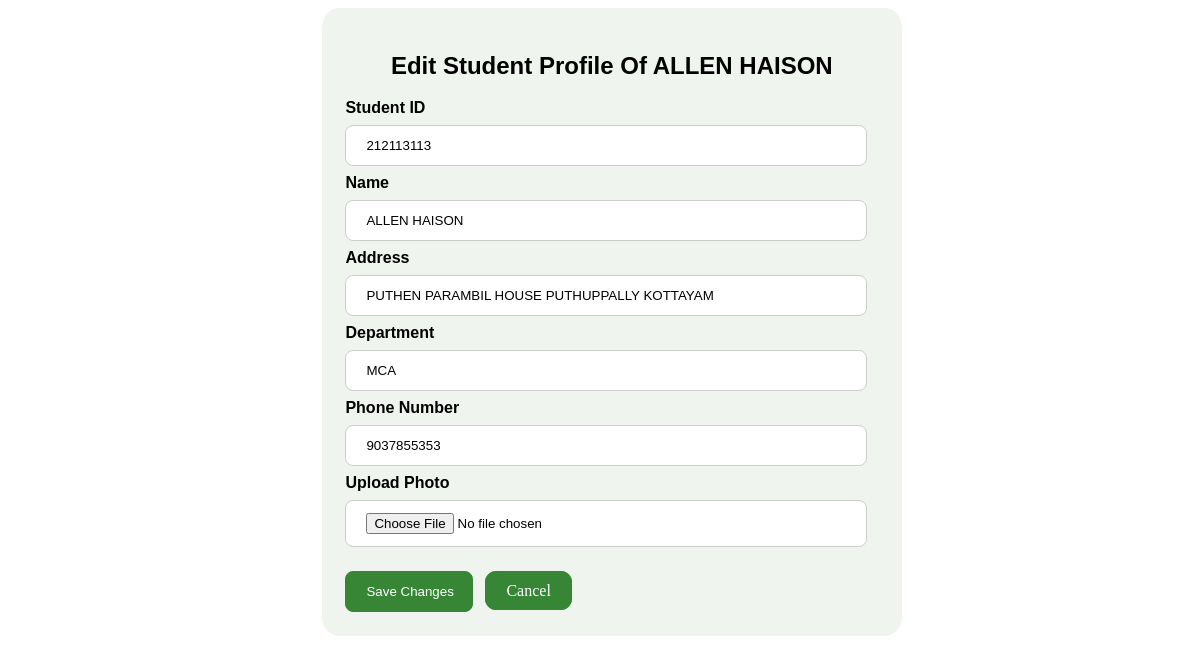
Page /students/edit/212113113/ on the committed database.
### main/models.py (models this page shows, shortened)
class Student(models.Model):
    student_id = models.CharField(max_length=10, unique=True)
    name = models.CharField(max_length=100)
    address = models.TextField()
    department = models.CharField(max_length=50)
    phone_number = models.CharField(max_length=15)
    photo = models.ImageField(upload_to='uploads/', default='uploads/default_photo.jpg')

### main/views.py (the view)
# urls.py: path('students/edit/<str:student_id>/', views.edit_student, name='edit_student'),
def edit_student(request, student_id):
    student = get_object_or_404(Student, student_id=student_id)
    if request.method == "POST":
        form = StudentForm(request.POST, request.FILES, instance=student)
        if form.is_valid():
            form.save()
            return redirect('view_students')  # Redirect to the student list page
    else:
        form = StudentForm(instance=student)
    return render(request, 'edit_student.html', {'form': form, 'student': student})

### main/forms.py
class StudentForm(forms.ModelForm):
    class Meta:
        model = Student
        fields = ['student_id', 'name', 'address', 'department', 'phone_number', 'photo']

### main/templates/edit_student.html (shortened to what this page needs)
<!DOCTYPE html>
<html lang="en">
<head>
</head>
<body>
    <div class="box">
        <h2>Edit Student Profile Of {{ student.name }}</h2>
        <form method="POST" enctype="multipart/form-data">
            <label for="student_id">Student ID</label>
            <input type="text" name="student_id" id="student_id" value="{{ student.student_id }}" placeholder="Enter the student ID" readonly>
            <label for="name">Name</label>
            <input type="text" name="name" id="name" value="{{ student.name }}" placeholder="Enter the student name">
            <label for="address">Address</label>
            <input type="text" name="address" id="address" value="{{ student.address }}" placeholder="Enter the student address">
            <label for="department">Department</label>
            <input type="text" name="department" id="department" value="{{ student.department }}" placeholder="Enter the student department">
            <label for="phone_number">Phone Number</label>
            <input type="text" name="phone_number" id="phone_number" value="{{ student.phone_number }}" placeholder="Enter the student phone number">
            <label for="photo">Upload Photo</label>
            <input type="file" name="photo" id="photo" >
            <input type="submit" value="Save Changes">
            <a href="{% url 'view_students' %}" class="view">Cancel</a>
        </form>
    </div>
</body>
</html>

### main/templates/edit_student.html (style rules this page uses)
body { background-image: url('https://img.freepik.com/free-vector/hand-drawn-back-school-background_23-2149464866.jpg?t=st=1732520448~exp=1732524048~hmac=073bca5940224197da9a8a824a62578ceda72a95e8953c30d1857bb15d377794&w=740'); height: 100%; background-position: center; background-repeat: no-repeat; background-size: cover; }
.box { width: 45%; height: auto; margin-left: 26.5%; padding: 2%; border-radius: 3%; background: rgba(89, 131, 83, 0.09); backdrop-filter: blur(2px); }
h2 { text-align: center; font-family: 'Franklin Gothic Medium', 'Arial Narrow', Arial, sans-serif; }
input[type="text"], input[type="file"] { width: 90%; border-radius: 0.5rem; padding: 12px 20px; margin: 8px 0; display: inline-block; border: 1px solid #ccc; }
input[type="file"] { width: 90%; border-radius: 0.5rem; padding: 12px 20px; margin: 8px 0; display: inline-block; border: 1px solid #ccc; background-color: white; }
input::placeholder { font-family: 'Franklin Gothic Medium', 'Arial Narrow', Arial, sans-serif; }
label { font-family: 'Franklin Gothic Medium', 'Arial Narrow', Arial, sans-serif; font-weight: 600; display: block; }
input[type="submit"], button.view { margin-top: 1rem; width: 8rem; border-radius: 0.5rem; padding: 12px 20px; background-color: rgb(54, 134, 54); border: 1px solid rgb(54, 134, 54); color: white; cursor: pointer; }
.view { margin-left: 0.5rem; width: 7rem; border-radius: 0.7rem; padding: 10px 20px; background-color: rgb(54, 134, 54); border: 1px solid rgb(54, 134, 54); color: white; text-decoration: none; }

### rows in the picture
Student: name "ALLEN HAISON", student_id "212113113", address "PUTHEN PARAMBIL HOUSE PUTHUPPALLY KOTTAYAM", department "MCA", phone_number "9037855353"
